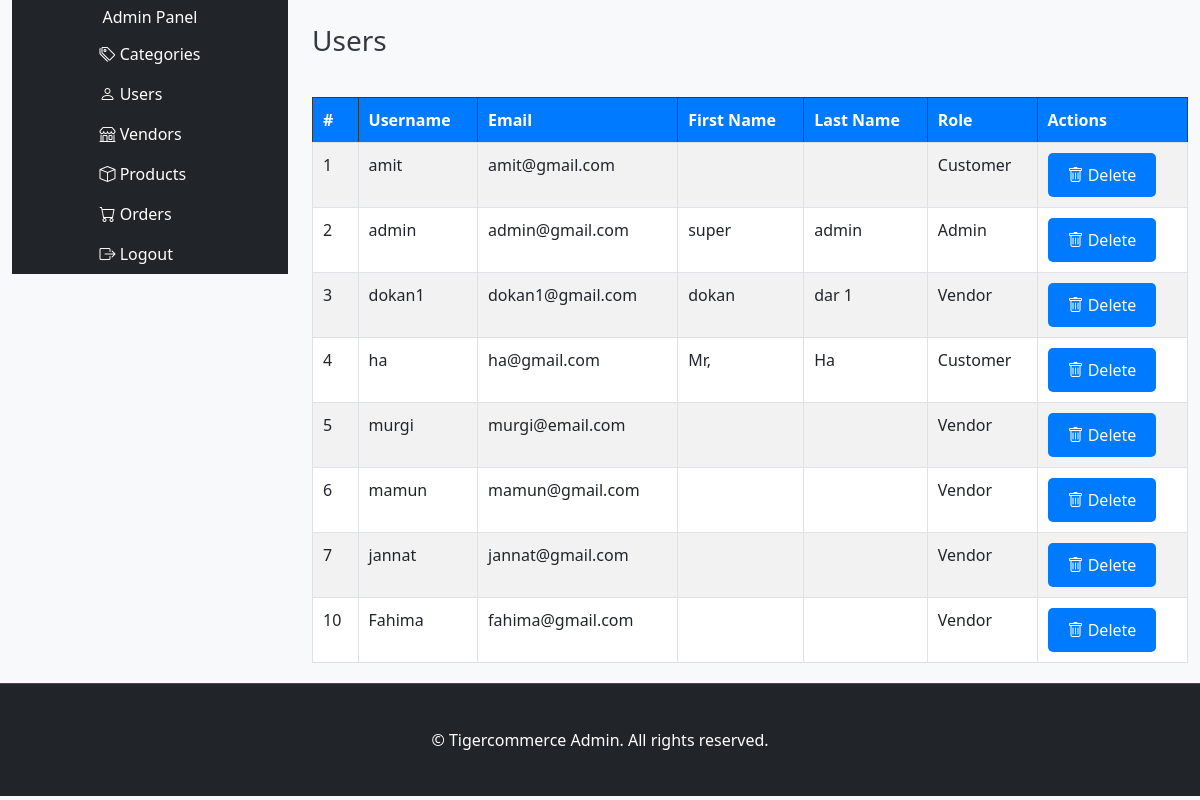
The page /admin/sections/users.php on the database its author committed.
### tables this page shows
CREATE TABLE `users` (
  `id` int(11) NOT NULL,
  `username` varchar(50) NOT NULL,
  `email` varchar(100) NOT NULL,
  `password` varchar(255) NOT NULL,
  `first_name` varchar(50) DEFAULT NULL,
  `last_name` varchar(50) DEFAULT NULL,
  `role` enum('customer','vendor','admin') NOT NULL,
  `created_at` timestamp NOT NULL DEFAULT current_timestamp(),
  `updated_at` timestamp NOT NULL DEFAULT current_timestamp() ON UPDATE current_timestamp()
);

### admin/sections/users.php (the view, shortened to what this page needs)
<?php
require '../../config/database.php';
$users = [];
$result = $conn->query("SELECT * FROM users");
if ($result->num_rows > 0) {
    while ($row = $result->fetch_assoc()) {
        $users[] = $row;
    }
}
?>
<?php include('../partials/header.php'); ?>
<div class="container-fluid">
    <div class="row">
        <div class="col-3">
            <?php include('../partials/sidebar.php'); ?>
        </div>
        <div class="col-9">
            <div class="d-flex justify-content-between align-items-center my-4">
                <h2>Users</h2>
            </div>
            <table class="table table-bordered table-striped">
                <thead class="table-dark">
                    <tr>
                        <th>#</th>
                        <th>Username</th>
                        <th>Email</th>
                        <th>First Name</th>
                        <th>Last Name</th>
                        <th>Role</th>
                        <th>Actions</th>
                    </tr>
                </thead>
                <tbody>
                    <?php if (!empty($users)): ?>
                        <?php foreach ($users as $user): ?>
                            <tr>
                                <td><?php echo $user['id']; ?></td>
                                <td><?php echo htmlspecialchars($user['username']); ?></td>
                                <td><?php echo htmlspecialchars($user['email']); ?></td>
                                <td><?php echo htmlspecialchars($user['first_name']); ?></td>
                                <td><?php echo htmlspecialchars($user['last_name']); ?></td>
                                <td><?php echo htmlspecialchars(ucfirst($user['role'])); ?></td>
                                <td>
                                    <a href="users.php?delete=<?php echo $user['id']; ?>" class="btn btn-danger btn-sm" onclick="return confirm('Are you sure you want to delete this user?');">
                                        <i class="bi bi-trash"></i> Delete
                                    </a>
                                </td>
                            </tr>
                        <?php endforeach; ?>
                    <?php else: ?>
                        <tr>
                            <td colspan="7" class="text-center">No users found.</td>
                        </tr>
                    <?php endif; ?>
                </tbody>
            </table>
        </div>
    </div>
</div>
<?php include('../partials/footer.php'); ?>

### admin/css/admin.css (style rules this page uses)
body { font-family: 'Segoe UI', Tahoma, Geneva, Verdana, sans-serif; color: #333; background-color: #f8f9fa; margin: 0; padding: 0; }
a { color: #007bff; text-decoration: none; }
h1, h2, h3, h4 { margin: 0 0 15px; color: #343a40; }
h2 { font-size: 1.75rem; }
.table { width: 100%; border-collapse: collapse; margin: 20px 0; }
.table th, .table td { padding: 10px; text-align: left; border-bottom: 1px solid #dee2e6; }
.table th { background: #007bff; color: white; }
.btn { display: inline-block; padding: 10px 20px; font-size: 1rem; border: none; border-radius: 5px; color: white; background: #007bff; cursor: pointer; transition: background 0.3s, transform 0.2s; }

### rows shown on the page
users: id "1", username "amit", email "amit@gmail.com", role "Customer"
users: id "2", username "admin", email "admin@gmail.com", first_name "super", last_name "admin", role "Admin"
users: id "3", username "dokan1", email "dokan1@gmail.com", first_name "dokan", last_name "dar 1", role "Vendor"
users: id "4", username "ha", email "ha@gmail.com", first_name "Mr,", last_name "Ha", role "Customer"
users: id "5", username "murgi", email "murgi@email.com", role "Vendor"
users: id "6", username "mamun", email "mamun@gmail.com", role "Vendor"
users: id "7", username "jannat", email "jannat@gmail.com", role "Vendor"
users: id "10", username "Fahima", email "fahima@gmail.com", role "Vendor"
